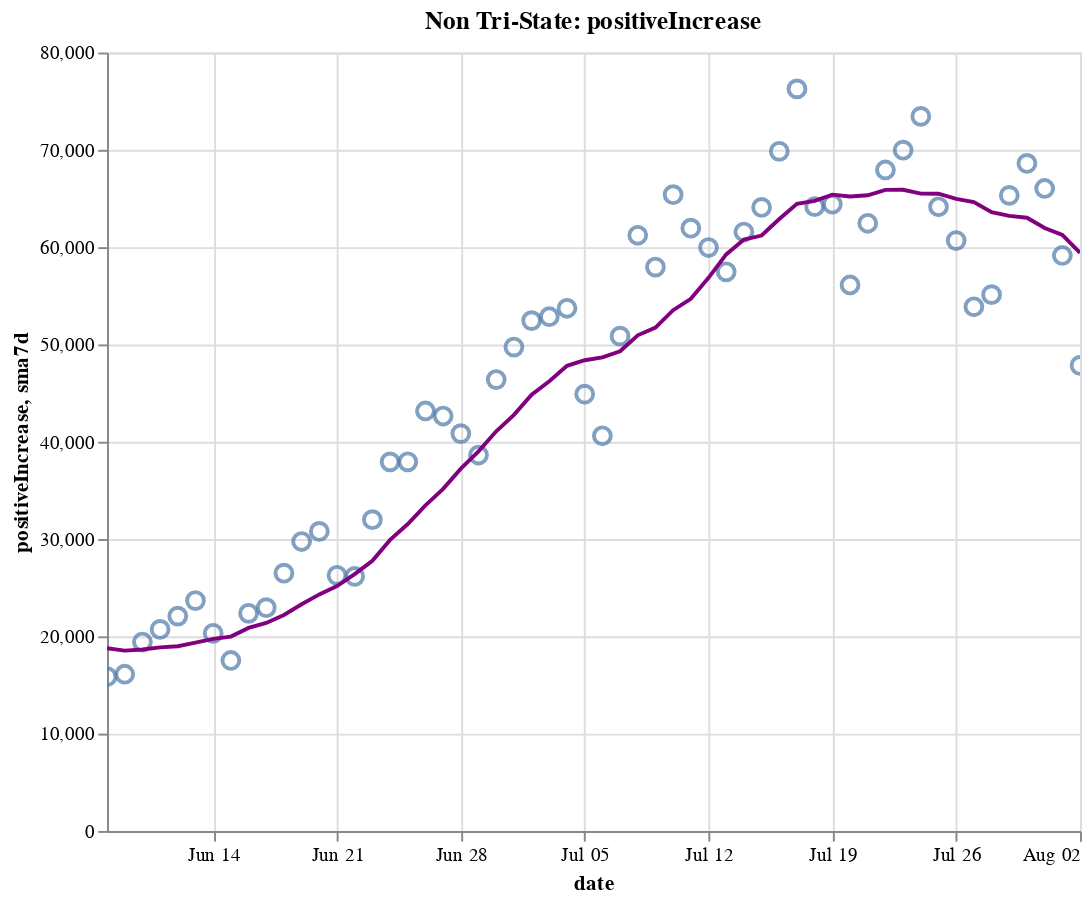

The cell this chart's notebook holds for it:
### Code cell
create_plot(non_tristate, 'positiveIncrease')

### Figure 1 — Vega-Lite specification as saved in the notebook (floating-point values rounded to 4 significant figures)
{"config": {"view": {"continuousWidth": 400, "continuousHeight": 300}}, "layer": [{"layer": [{"mark": {"type": "point", "size": 75}, "encoding": {"tooltip": [{"type": "temporal", "field": "date"}, {"type": "quantitative", "field": "positiveIncrease"}, {"type": "quantitative", "field": "sma7d"}], "x": {"type": "temporal", "field": "date"}, "y": {"type": "quantitative", "field": "positiveIncrease"}}, "selection": {"selector014": {"type": "interval", "bind": "scales", "encodings": ["x", "y"]}}}, {"mark": {"type": "line", "color": "purple"}, "encoding": {"x": {"type": "temporal", "field": "date"}, "y": {"type": "quantitative", "field": "sma7d"}}}]}, {"mark": {"type": "rule", "color": "#aaa"}, "encoding": {"x": {"type": "temporal", "field": "date"}}, "transform": [{"filter": {"selection": "selector013"}}]}, {"mark": "circle", "encoding": {"opacity": {"condition": {"value": 1, "selection": "selector013"}, "value": 0}, "tooltip": [{"type": "temporal", "field": "date"}, {"type": "quantitative", "field": "positiveIncrease"}, {"type": "quantitative", "field": "sma7d"}], "x": {"type": "temporal", "field": "date"}, "y": {"type": "quantitative", "field": "positiveIncrease"}}, "selection": {"selector013": {"type": "single", "encodings": ["x"], "on": "mouseover", "nearest": true, "empty": "none"}}}, {"mark": {"type": "text", "align": "left", "dx": 5, "dy": -5, "stroke": "white", "strokeWidth": 2}, "encoding": {"text": {"type": "quantitative", "field": "positiveIncrease"}, "tooltip": [{"type": "temporal", "field": "date"}, {"type": "quantitative", "field": "positiveIncrease"}, {"type": "quantitative", "field": "sma7d"}], "x": {"type": "temporal", "field": "date"}, "y": {"type": "quantitative", "field": "positiveIncrease"}}, "transform": [{"filter": {"selection": "selector013"}}]}, {"mark": {"type": "text", "align": "left", "dx": 5, "dy": -5}, "encoding": {"text": {"type": "quantitative", "field": "positiveIncrease"}, "tooltip": [{"type": "temporal", "field": "date"}, {"type": "quantitative", "field": "positiveIncrease"}, {"type": "quantitative", "field": "sma7d"}], "x": {"type": "temporal", "field": "date"}, "y": {"type": "quantitative", "field": "positiveIncrease"}}, "transform": [{"filter": {"selection": "selector013"}}]}], "data": {"name": "data-2298224fbec5cb2bf257b28c7b39d764"}, "height": 400, "title": "Non Tri-State: positiveIncrease", "width": 500, "$schema": "https://vega.github.io/schema/vega-lite/v4.8.1.json", "datasets": {"data-2298224fbec5cb2bf257b28c7b39d764": [{"date": "2020-06-08T00:00:00", "totalTestResultsIncrease": 317800.0, "positiveIncrease": 15850.0, "death": 64340.0, "deathIncrease": 569.0, "positiveRate": 0.05, "state": "Non Tri-State", "sma7d": 18770.0}, {"date": "2020-06-09T00:00:00", "totalTestResultsIncrease": 351000.0, "positiveIncrease": 16110.0, "death": 65090.0, "deathIncrease": 747.0, "positiveRate": 0.046, "state": "Non Tri-State", "sma7d": 18530.0}, {"date": "2020-06-10T00:00:00", "totalTestResultsIncrease": 342300.0, "positiveIncrease": 19410.0, "death": 65820.0, "deathIncrease": 732.0, "positiveRate": 0.057, "state": "Non Tri-State", "sma7d": 18640.0}, {"date": "2020-06-11T00:00:00", "totalTestResultsIncrease": 368700.0, "positiveIncrease": 20710.0, "death": 66590.0, "deathIncrease": 768.0, "positiveRate": 0.056, "state": "Non Tri-State", "sma7d": 18860.0}, {"date": "2020-06-12T00:00:00", "totalTestResultsIncrease": 512100.0, "positiveIncrease": 22080.0, "death": 67250.0, "deathIncrease": 660.0, "positiveRate": 0.043, "state": "Non Tri-State", "sma7d": 18980.0}, {"date": "2020-06-13T00:00:00", "totalTestResultsIncrease": 397700.0, "positiveIncrease": 23680.0, "death": 67780.0, "deathIncrease": 532.0, "positiveRate": 0.06, "state": "Non Tri-State", "sma7d": 19350.0}, {"date": "2020-06-14T00:00:00", "totalTestResultsIncrease": 396300.0, "positiveIncrease": 20310.0, "death": 68060.0, "deathIncrease": 280.0, "positiveRate": 0.051, "state": "Non Tri-State", "sma7d": 19740.0}, {"date": "2020-06-15T00:00:00", "totalTestResultsIncrease": 352800.0, "positiveIncrease": 17520.0, "death": 68360.0, "deathIncrease": 298.0, "positiveRate": 0.05, "state": "Non Tri-State", "sma7d": 19970.0}, {"date": "2020-06-16T00:00:00", "totalTestResultsIncrease": 381800.0, "positiveIncrease": 22370.0, "death": 69000.0, "deathIncrease": 643.0, "positiveRate": 0.059, "state": "Non Tri-State", "sma7d": 20870.0}, {"date": "2020-06-17T00:00:00", "totalTestResultsIncrease": 405300.0, "positiveIncrease": 22950.0, "death": 69700.0, "deathIncrease": 695.0, "positiveRate": 0.057, "state": "Non Tri-State", "sma7d": 21370.0}, {"date": "2020-06-18T00:00:00", "totalTestResultsIncrease": 416700.0, "positiveIncrease": 26490.0, "death": 70330.0, "deathIncrease": 634.0, "positiveRate": 0.064, "state": "Non Tri-State", "sma7d": 22200.0}, {"date": "2020-06-19T00:00:00", "totalTestResultsIncrease": 460300.0, "positiveIncrease": 29740.0, "death": 70920.0, "deathIncrease": 583.0, "positiveRate": 0.065, "state": "Non Tri-State", "sma7d": 23290.0}, {"date": "2020-06-20T00:00:00", "totalTestResultsIncrease": 462100.0, "positiveIncrease": 30780.0, "death": 71480.0, "deathIncrease": 569.0, "positiveRate": 0.067, "state": "Non Tri-State", "sma7d": 24310.0}, {"date": "2020-06-21T00:00:00", "totalTestResultsIncrease": 415400.0, "positiveIncrease": 26270.0, "death": 71740.0, "deathIncrease": 255.0, "positiveRate": 0.063, "state": "Non Tri-State", "sma7d": 25160.0}, {"date": "2020-06-22T00:00:00", "totalTestResultsIncrease": 381000.0, "positiveIncrease": 26160.0, "death": 71980.0, "deathIncrease": 241.0, "positiveRate": 0.069, "state": "Non Tri-State", "sma7d": 26400.0}, {"date": "2020-06-23T00:00:00", "totalTestResultsIncrease": 428400.0, "positiveIncrease": 31990.0, "death": 72590.0, "deathIncrease": 613.0, "positiveRate": 0.075, "state": "Non Tri-State", "sma7d": 27770.0}, {"date": "2020-06-24T00:00:00", "totalTestResultsIncrease": 445400.0, "positiveIncrease": 37930.0, "death": 73240.0, "deathIncrease": 652.0, "positiveRate": 0.085, "state": "Non Tri-State", "sma7d": 29910.0}, {"date": "2020-06-25T00:00:00", "totalTestResultsIncrease": 540400.0, "positiveIncrease": 37940.0, "death": 73840.0, "deathIncrease": 595.0, "positiveRate": 0.07, "state": "Non Tri-State", "sma7d": 31550.0}, {"date": "2020-06-26T00:00:00", "totalTestResultsIncrease": 506600.0, "positiveIncrease": 43160.0, "death": 74410.0, "deathIncrease": 571.0, "positiveRate": 0.085, "state": "Non Tri-State", "sma7d": 33460.0}, {"date": "2020-06-27T00:00:00", "totalTestResultsIncrease": 496300.0, "positiveIncrease": 42640.0, "death": 74870.0, "deathIncrease": 455.0, "positiveRate": 0.086, "state": "Non Tri-State", "sma7d": 35160.0}, {"date": "2020-06-28T00:00:00", "totalTestResultsIncrease": 495100.0, "positiveIncrease": 40840.0, "death": 75100.0, "deathIncrease": 234.0, "positiveRate": 0.082, "state": "Non Tri-State", "sma7d": 37240.0}, {"date": "2020-06-29T00:00:00", "totalTestResultsIncrease": 562800.0, "positiveIncrease": 38640.0, "death": 75400.0, "deathIncrease": 302.0, "positiveRate": 0.069, "state": "Non Tri-State", "sma7d": 39020.0}, {"date": "2020-06-30T00:00:00", "totalTestResultsIncrease": 542100.0, "positiveIncrease": 46390.0, "death": 75940.0, "deathIncrease": 538.0, "positiveRate": 0.086, "state": "Non Tri-State", "sma7d": 41080.0}, {"date": "2020-07-01T00:00:00", "totalTestResultsIncrease": 544600.0, "positiveIncrease": 49730.0, "death": 76580.0, "deathIncrease": 645.0, "positiveRate": 0.091, "state": "Non Tri-State", "sma7d": 42760.0}, {"date": "2020-07-02T00:00:00", "totalTestResultsIncrease": 561100.0, "positiveIncrease": 52450.0, "death": 77240.0, "deathIncrease": 655.0, "positiveRate": 0.093, "state": "Non Tri-State", "sma7d": 44840.0}, {"date": "2020-07-03T00:00:00", "totalTestResultsIncrease": 623000.0, "positiveIncrease": 52850.0, "death": 77760.0, "deathIncrease": 523.0, "positiveRate": 0.085, "state": "Non Tri-State", "sma7d": 46220.0}, {"date": "2020-07-04T00:00:00", "totalTestResultsIncrease": 556800.0, "positiveIncrease": 53720.0, "death": 78030.0, "deathIncrease": 270.0, "positiveRate": 0.096, "state": "Non Tri-State", "sma7d": 47800.0}, {"date": "2020-07-05T00:00:00", "totalTestResultsIncrease": 567400.0, "positiveIncrease": 44890.0, "death": 78210.0, "deathIncrease": 179.0, "positiveRate": 0.079, "state": "Non Tri-State", "sma7d": 48380.0}, {"date": "2020-07-06T00:00:00", "totalTestResultsIncrease": 426400.0, "positiveIncrease": 40610.0, "death": 78420.0, "deathIncrease": 212.0, "positiveRate": 0.095, "state": "Non Tri-State", "sma7d": 48660.0}, {"date": "2020-07-07T00:00:00", "totalTestResultsIncrease": 559800.0, "positiveIncrease": 50850.0, "death": 79280.0, "deathIncrease": 859.0, "positiveRate": 0.091, "state": "Non Tri-State", "sma7d": 49300.0}, {"date": "2020-07-08T00:00:00", "totalTestResultsIncrease": 545600.0, "positiveIncrease": 61220.0, "death": 80010.0, "deathIncrease": 730.0, "positiveRate": 0.112, "state": "Non Tri-State", "sma7d": 50940.0}, {"date": "2020-07-09T00:00:00", "totalTestResultsIncrease": 603500.0, "positiveIncrease": 57950.0, "death": 80840.0, "deathIncrease": 822.0, "positiveRate": 0.096, "state": "Non Tri-State", "sma7d": 51730.0}, {"date": "2020-07-10T00:00:00", "totalTestResultsIncrease": 713500.0, "positiveIncrease": 65390.0, "death": 81650.0, "deathIncrease": 814.0, "positiveRate": 0.092, "state": "Non Tri-State", "sma7d": 53520.0}, {"date": "2020-07-11T00:00:00", "totalTestResultsIncrease": 591200.0, "positiveIncrease": 61950.0, "death": 82350.0, "deathIncrease": 705.0, "positiveRate": 0.105, "state": "Non Tri-State", "sma7d": 54690.0}, {"date": "2020-07-12T00:00:00", "totalTestResultsIncrease": 640600.0, "positiveIncrease": 59960.0, "death": 82810.0, "deathIncrease": 455.0, "positiveRate": 0.094, "state": "Non Tri-State", "sma7d": 56850.0}, {"date": "2020-07-13T00:00:00", "totalTestResultsIncrease": 624500.0, "positiveIncrease": 57460.0, "death": 83080.0, "deathIncrease": 275.0, "positiveRate": 0.092, "state": "Non Tri-State", "sma7d": 59260.0}, {"date": "2020-07-14T00:00:00", "totalTestResultsIncrease": 676900.0, "positiveIncrease": 61550.0, "death": 83790.0, "deathIncrease": 708.0, "positiveRate": 0.091, "state": "Non Tri-State", "sma7d": 60780.0}, {"date": "2020-07-15T00:00:00", "totalTestResultsIncrease": 665700.0, "positiveIncrease": 64080.0, "death": 84610.0, "deathIncrease": 816.0, "positiveRate": 0.096, "state": "Non Tri-State", "sma7d": 61190.0}, {"date": "2020-07-16T00:00:00", "totalTestResultsIncrease": 722900.0, "positiveIncrease": 69850.0, "death": 85500.0, "deathIncrease": 896.0, "positiveRate": 0.097, "state": "Non Tri-State", "sma7d": 62890.0}, {"date": "2020-07-17T00:00:00", "totalTestResultsIncrease": 750100.0, "positiveIncrease": 76260.0, "death": 86420.0, "deathIncrease": 915.0, "positiveRate": 0.102, "state": "Non Tri-State", "sma7d": 64450.0}, {"date": "2020-07-18T00:00:00", "totalTestResultsIncrease": 679400.0, "positiveIncrease": 64160.0, "death": 87260.0, "deathIncrease": 846.0, "positiveRate": 0.094, "state": "Non Tri-State", "sma7d": 64760.0}, {"date": "2020-07-19T00:00:00", "totalTestResultsIncrease": 715500.0, "positiveIncrease": 64410.0, "death": 87770.0, "deathIncrease": 506.0, "positiveRate": 0.09, "state": "Non Tri-State", "sma7d": 65400.0}, {"date": "2020-07-20T00:00:00", "totalTestResultsIncrease": 644300.0, "positiveIncrease": 56110.0, "death": 88110.0, "deathIncrease": 335.0, "positiveRate": 0.087, "state": "Non Tri-State", "sma7d": 65200.0}, {"date": "2020-07-21T00:00:00", "totalTestResultsIncrease": 669000.0, "positiveIncrease": 62450.0, "death": 89120.0, "deathIncrease": 1014.0, "positiveRate": 0.093, "state": "Non Tri-State", "sma7d": 65330.0}, {"date": "2020-07-22T00:00:00", "totalTestResultsIncrease": 693300.0, "positiveIncrease": 67930.0, "death": 90260.0, "deathIncrease": 1137.0, "positiveRate": 0.098, "state": "Non Tri-State", "sma7d": 65880.0}, {"date": "2020-07-23T00:00:00", "totalTestResultsIncrease": 722500.0, "positiveIncrease": 69960.0, "death": 91260.0, "deathIncrease": 999.0, "positiveRate": 0.097, "state": "Non Tri-State", "sma7d": 65900.0}, {"date": "2020-07-24T00:00:00", "totalTestResultsIncrease": 800100.0, "positiveIncrease": 73440.0, "death": 92390.0, "deathIncrease": 1131.0, "positiveRate": 0.092, "state": "Non Tri-State", "sma7d": 65500.0}, {"date": "2020-07-25T00:00:00", "totalTestResultsIncrease": 725600.0, "positiveIncrease": 64150.0, "death": 93400.0, "deathIncrease": 1013.0, "positiveRate": 0.088, "state": "Non Tri-State", "sma7d": 65490.0}, {"date": "2020-07-26T00:00:00", "totalTestResultsIncrease": 737100.0, "positiveIncrease": 60670.0, "death": 93940.0, "deathIncrease": 544.0, "positiveRate": 0.082, "state": "Non Tri-State", "sma7d": 64960.0}, {"date": "2020-07-27T00:00:00", "totalTestResultsIncrease": 641000.0, "positiveIncrease": 53870.0, "death": 94970.0, "deathIncrease": 1026.0, "positiveRate": 0.084, "state": "Non Tri-State", "sma7d": 64640.0}, {"date": "2020-07-28T00:00:00", "totalTestResultsIncrease": 667700.0, "positiveIncrease": 55120.0, "death": 96060.0, "deathIncrease": 1086.0, "positiveRate": 0.083, "state": "Non Tri-State", "sma7d": 63590.0}, {"date": "2020-07-29T00:00:00", "totalTestResultsIncrease": 721800.0, "positiveIncrease": 65320.0, "death": 97520.0, "deathIncrease": 1466.0, "positiveRate": 0.09, "state": "Non Tri-State", "sma7d": 63220.0}, {"date": "2020-07-30T00:00:00", "totalTestResultsIncrease": 709500.0, "positiveIncrease": 68610.0, "death": 98750.0, "deathIncrease": 1232.0, "positiveRate": 0.097, "state": "Non Tri-State", "sma7d": 63020.0}, {"date": "2020-07-31T00:00:00", "totalTestResultsIncrease": 598100.0, "positiveIncrease": 66030.0, "death": 100000.0, "deathIncrease": 1292.0, "positiveRate": 0.11, "state": "Non Tri-State", "sma7d": 61970.0}, {"date": "2020-08-01T00:00:00", "totalTestResultsIncrease": 630200.0, "positiveIncrease": 59140.0, "death": 101200.0, "deathIncrease": 1147.0, "positiveRate": 0.094, "state": "Non Tri-State", "sma7d": 61250.0}, {"date": "2020-08-02T00:00:00", "totalTestResultsIncrease": 617800.0, "positiveIncrease": 47840.0, "death": 101700.0, "deathIncrease": 503.0, "positiveRate": 0.077, "state": "Non Tri-State", "sma7d": 59420.0}]}}
